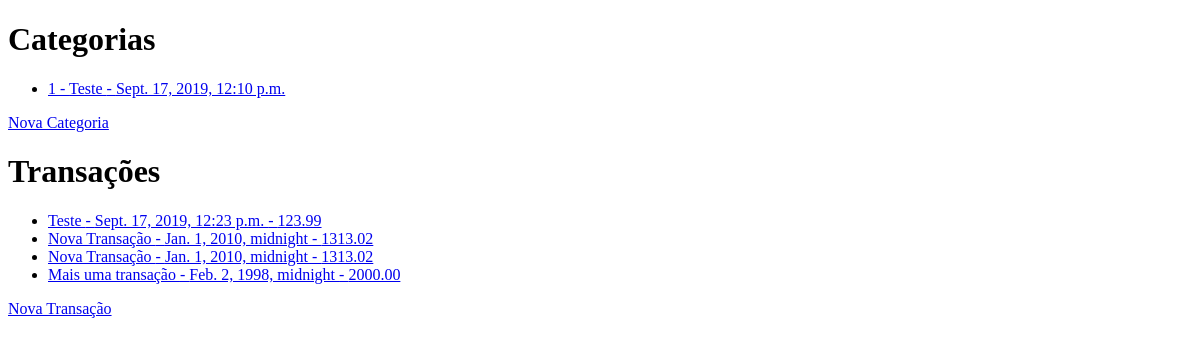
Before: /listagem/ with the older database file.
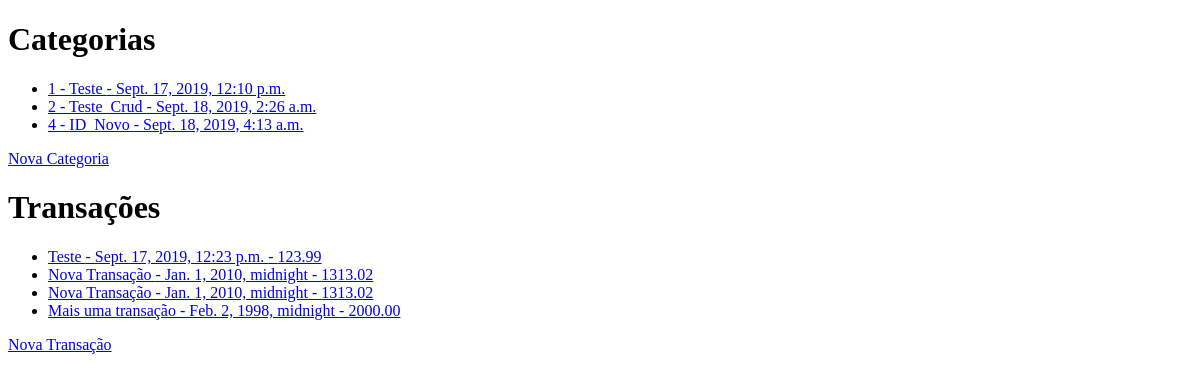
After: the same page with the newer database file.
### contas/models.py (models this page shows, shortened)
class Categoria(models.Model):
    tipo_categoria = models.IntegerField(primary_key = True)
    nome_categoria = models.CharField(max_length = 100)
    dt_criacao = models.DateTimeField()

class Transacao(models.Model):
    dt_transacao = models.DateTimeField()
    descricao = models.CharField(max_length = 200)
    valor = models.DecimalField(max_digits = 7, decimal_places = 2)
    Categoria = models.ForeignKey(Categoria, on_delete = models.CASCADE)
    observacoes = models.TextField(null = True, blank = True)
    class Meta:
        verbose_name_plural = 'Transações'

### contas/views.py (the view)
# urls.py: path('listagem/', listagem, name='url_listagem'), # OK
def listagem(request):
    data = {}
    data['transacoes'] = Transacao.objects.all()
    data['categorias'] = Categoria.objects.all()
    return render(request, 'contas/listagem.html', data)

### contas/templates/contas/listagem.html (shortened to what this page needs)
<!DOCTYPE html>
<html lang="en">
<head>
</head>
<body>
    <h1>Categorias</h1>
    <ul>
    {% for categoria in categorias %}
        <li><a href="{%url 'url_update_categoria' categoria.pk %}">{{ categoria.tipo_categoria}} - {{categoria.nome_categoria}}
            - {{categoria.dt_criacao}}</a></li>
    {% endfor %}
    </ul>
    <a href="{%url 'url_nova_categoria'%}">Nova Categoria</a>
    <h1>Transações</h1>
    <ul>
    {% for transacao in transacoes %}
        <li><a href="{%url 'url_update' transacao.id%}"> {{ transacao.descricao }} - {{transacao.dt_transacao}}
            - {{transacao.valor}}</a></li>
    {% endfor %}
    </ul>
    <a href="{%url 'url_nova'%}">Nova Transação</a>
</body>
</html>

Changed rows visible on the page:
added Categoria: tipo_categoria "2", nome_categoria "Teste_Crud", dt_criacao "Sept. 18, 2019, 2:26 a.m."
added Categoria: tipo_categoria "4", nome_categoria "ID_Novo", dt_criacao "Sept. 18, 2019, 4:13 a.m."
